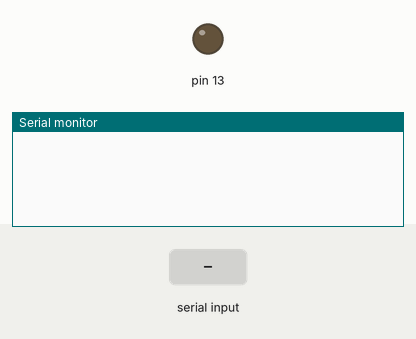
This sketch was run on a simulated Arduino Uno, built with avr-gcc and run on an emulated ATmega328P. On the bench: output pins drawn as LEDs (lit = HIGH), the last lines printed to the serial monitor. Inputs (shaded band) come from the test bench. Random numbers use the default seed unless the sketch sets one.

Above: at 1.2 s.
1.3 s: "GET_ENCODER_VALUE\n" received over Serial
At 1.8 s:
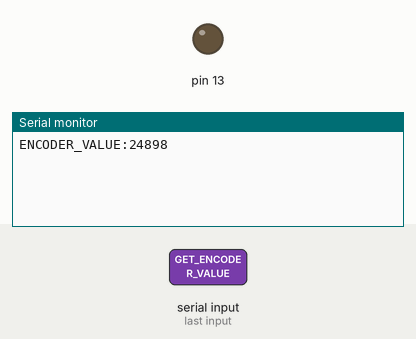
2.8 s: "SET_ENCODER_VALUE:\n" received over Serial
At 4.0 s:
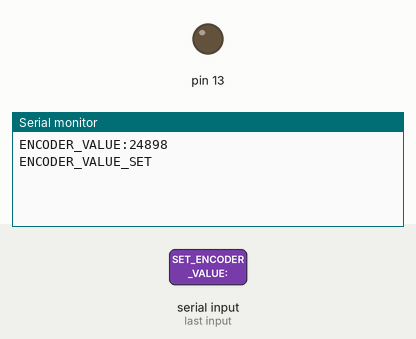
4.3 s: "1\n" received over Serial
At 5.3 s:
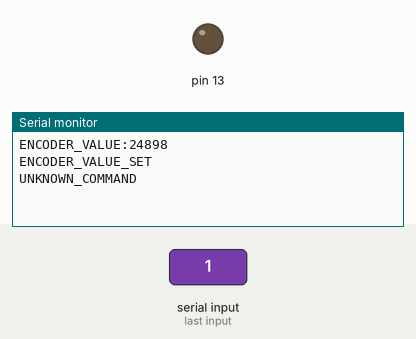

The sketch:

main.ino
```cpp
void setup() {
  Serial.begin(9600);
  pinMode(13, OUTPUT);
  randomSeed(analogRead(0));
}

void loop() {
  handleSerialCommand();  // continuously check for new commands
  delay(50);              // small delay to ease serial processing
}

// --- Serial Command Handler ---
void handleSerialCommand() {
  if (Serial.available()) {
    String cmd = Serial.readStringUntil('\n');
    cmd.trim();

    if (cmd == "GET_ENCODER_VALUE") {
      int enc = getEncoderValue();
      Serial.print("ENCODER_VALUE:");
      Serial.println(enc);
    } else if (cmd.startsWith("SET_ENCODER_VALUE:")) {
      String valStr = cmd.substring(cmd.indexOf(':') + 1);
      Serial.println("ENCODER_VALUE_SET");
    } else {
      Serial.println("UNKNOWN_COMMAND");
    }
  }
}

// --- Simulate Encoder Value ---
int getEncoderValue() {
  return random(0, 30001);  // 0–30000
}
```

Measured:
- after the input at 1.3 s, the serial monitor: prints a new line after 0.05 s (image 1)
- after the input at 2.8 s, the serial monitor: prints a new line at once (image 2)
- after the input at 4.3 s, the serial monitor: prints a new line at once (image 3)
